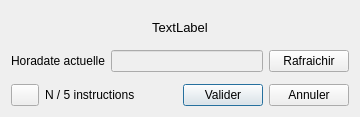
<?xml version="1.0" encoding="UTF-8"?>
<ui version="4.0">
 <class>pilototo_ui</class>
 <widget class="QDialog" name="pilototo_ui">
  <property name="geometry">
   <rect>
    <x>0</x>
    <y>0</y>
    <width>360</width>
    <height>117</height>
   </rect>
  </property>
  <property name="sizePolicy">
   <sizepolicy hsizetype="Fixed" vsizetype="Fixed">
    <horstretch>0</horstretch>
    <verstretch>0</verstretch>
   </sizepolicy>
  </property>
  <property name="contextMenuPolicy">
   <enum>Qt::DefaultContextMenu</enum>
  </property>
  <property name="windowTitle">
   <string>Pilototo</string>
  </property>
  <layout class="QVBoxLayout" name="verticalLayout">
   <item>
    <widget class="QLabel" name="titreBateau">
     <property name="font">
      <font>
       <pointsize>10</pointsize>
      </font>
     </property>
     <property name="text">
      <string>TextLabel</string>
     </property>
     <property name="alignment">
      <set>Qt::AlignCenter</set>
     </property>
    </widget>
   </item>
   <item>
    <layout class="QHBoxLayout" name="horizontalLayout">
     <item>
      <widget class="QLabel" name="label">
       <property name="text">
        <string>Horadate actuelle</string>
       </property>
      </widget>
     </item>
     <item>
      <widget class="QLineEdit" name="curTime">
       <property name="enabled">
        <bool>false</bool>
       </property>
      </widget>
     </item>
     <item>
      <widget class="QPushButton" name="pushButton">
       <property name="text">
        <string>Rafraichir</string>
       </property>
      </widget>
     </item>
    </layout>
   </item>
   <item>
    <widget class="QFrame" name="frame">
     <property name="sizePolicy">
      <sizepolicy hsizetype="Fixed" vsizetype="Fixed">
       <horstretch>0</horstretch>
       <verstretch>0</verstretch>
      </sizepolicy>
     </property>
     <property name="minimumSize">
      <size>
       <width>0</width>
       <height>0</height>
      </size>
     </property>
     <property name="maximumSize">
      <size>
       <width>16777215</width>
       <height>16777215</height>
      </size>
     </property>
     <property name="frameShape">
      <enum>QFrame::StyledPanel</enum>
     </property>
     <property name="frameShadow">
      <enum>QFrame::Raised</enum>
     </property>
    </widget>
   </item>
   <item>
    <layout class="QHBoxLayout" name="horizontalLayout_2">
     <item>
      <widget class="QPushButton" name="btn_addInstruction">
       <property name="maximumSize">
        <size>
         <width>28</width>
         <height>16777215</height>
        </size>
       </property>
       <property name="text">
        <string/>
       </property>
      </widget>
     </item>
     <item>
      <widget class="QLabel" name="txt_nbInstructions">
       <property name="text">
        <string>N / 5 instructions</string>
       </property>
      </widget>
     </item>
     <item>
      <spacer name="horizontalSpacer">
       <property name="orientation">
        <enum>Qt::Horizontal</enum>
       </property>
       <property name="sizeHint" stdset="0">
        <size>
         <width>40</width>
         <height>20</height>
        </size>
       </property>
      </spacer>
     </item>
     <item>
      <widget class="QPushButton" name="pushButton_3">
       <property name="text">
        <string>Valider</string>
       </property>
       <property name="autoDefault">
        <bool>false</bool>
       </property>
       <property name="default">
        <bool>true</bool>
       </property>
      </widget>
     </item>
     <item>
      <widget class="QPushButton" name="pushButton_4">
       <property name="text">
        <string>Annuler</string>
       </property>
      </widget>
     </item>
    </layout>
   </item>
  </layout>
 </widget>
 <resources/>
 <connections>
  <connection>
   <sender>pushButton</sender>
   <signal>clicked()</signal>
   <receiver>pilototo_ui</receiver>
   <slot>updateTime()</slot>
   <hints>
    <hint type="sourcelabel">
     <x>349</x>
     <y>39</y>
    </hint>
    <hint type="destinationlabel">
     <x>333</x>
     <y>53</y>
    </hint>
   </hints>
  </connection>
  <connection>
   <sender>btn_addInstruction</sender>
   <signal>clicked()</signal>
   <receiver>pilototo_ui</receiver>
   <slot>addInstruction()</slot>
   <hints>
    <hint type="sourcelabel">
     <x>29</x>
     <y>88</y>
    </hint>
    <hint type="destinationlabel">
     <x>125</x>
     <y>98</y>
    </hint>
   </hints>
  </connection>
  <connection>
   <sender>pushButton_3</sender>
   <signal>clicked()</signal>
   <receiver>pilototo_ui</receiver>
   <slot>accept()</slot>
   <hints>
    <hint type="sourcelabel">
     <x>237</x>
     <y>88</y>
    </hint>
    <hint type="destinationlabel">
     <x>191</x>
     <y>98</y>
    </hint>
   </hints>
  </connection>
  <connection>
   <sender>pushButton_4</sender>
   <signal>clicked()</signal>
   <receiver>pilototo_ui</receiver>
   <slot>reject()</slot>
   <hints>
    <hint type="sourcelabel">
     <x>349</x>
     <y>88</y>
    </hint>
    <hint type="destinationlabel">
     <x>270</x>
     <y>98</y>
    </hint>
   </hints>
  </connection>
 </connections>
 <slots>
  <slot>updateTime()</slot>
  <slot>addInstruction()</slot>
 </slots>
</ui>
